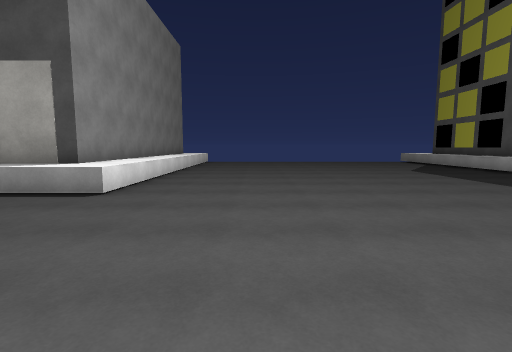
[1] (above)

24 first-person views from a walk through a Unity game level. The camera is 1.4 m above the floor, tilts 6° down and sees 85° across. The floor is counted in squares, 1.8 m on a side. Each view is taken from the middle of a square. On the plan, view 1 faces up. The plan holds only what a view shows up to about 10 squares ahead; the rest is blank. The place goes on beyond the plan. The player character is not drawn. Surface patterns are stand-ins for the level's own textures.

[2]
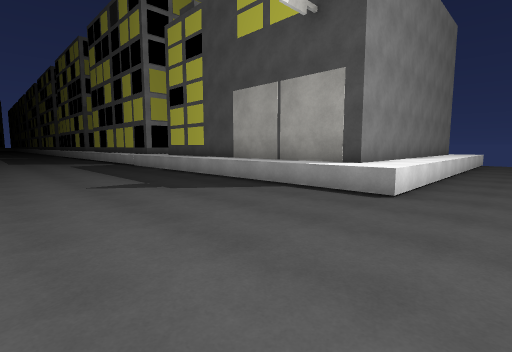

[3]
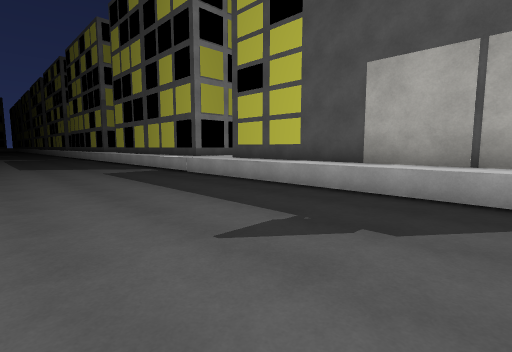

[4]
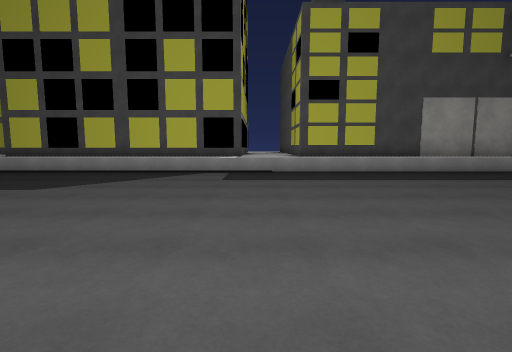

[5]
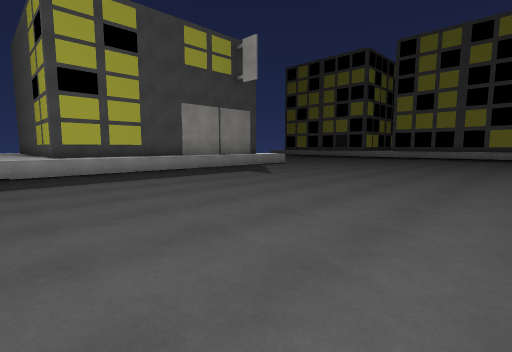

[6]
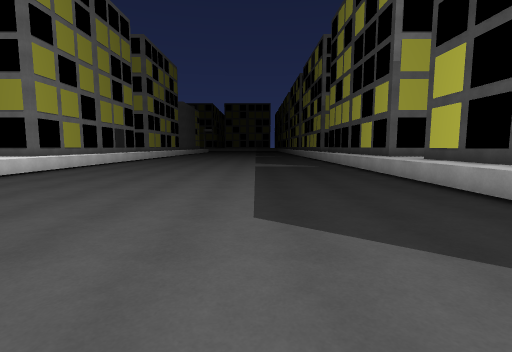

[7]
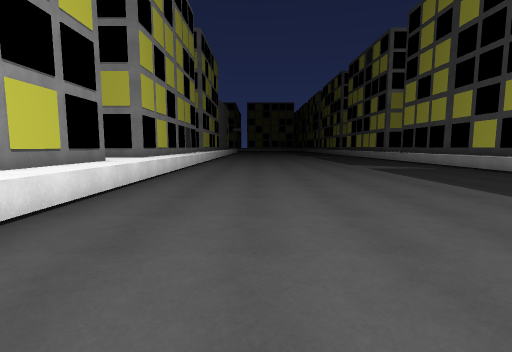

[8]
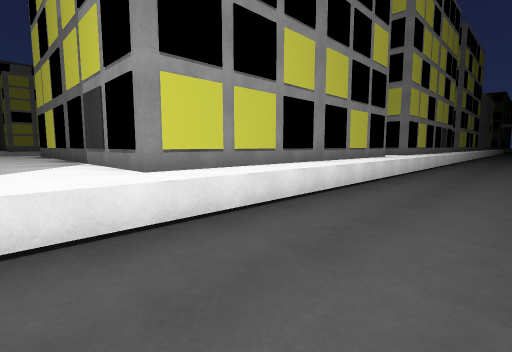

[9]
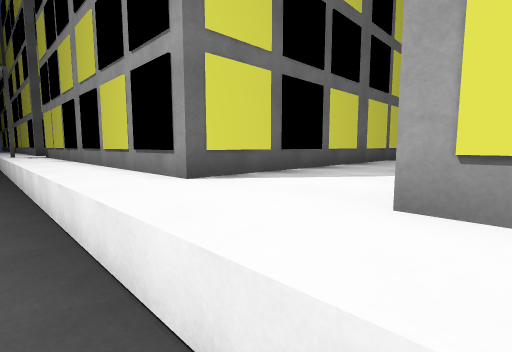

[10]
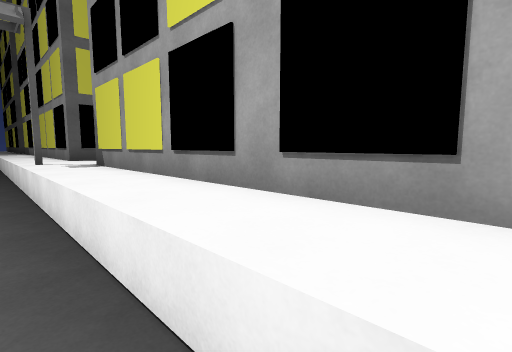

[11]
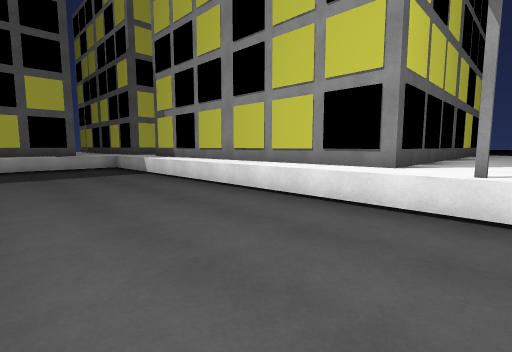

[12]
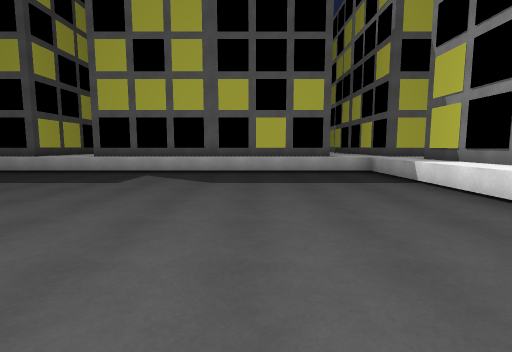

[13]
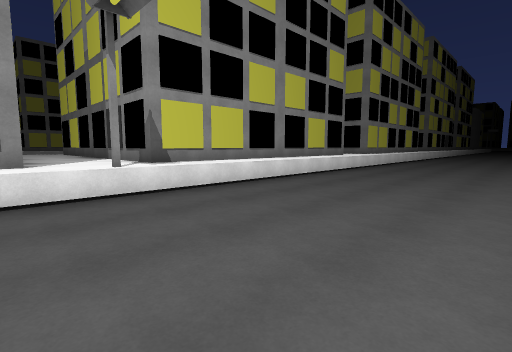

[14]
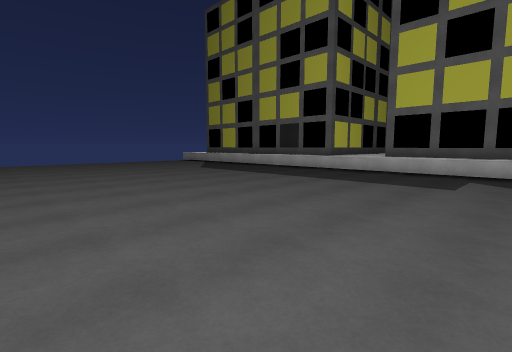

[15]
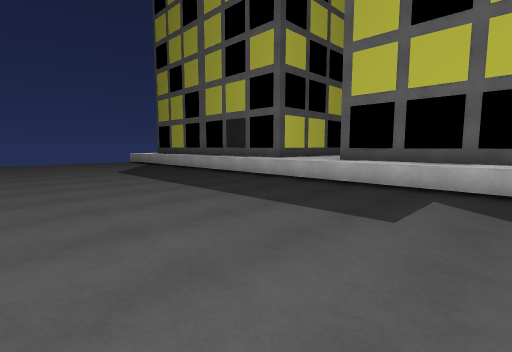

[16]
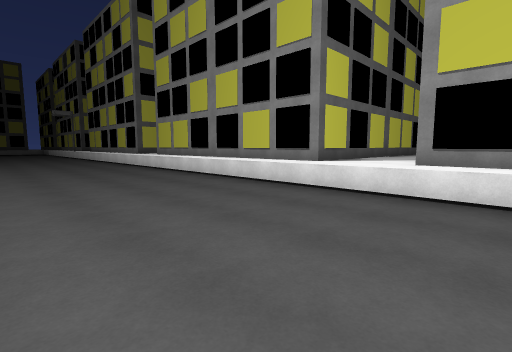

[17]
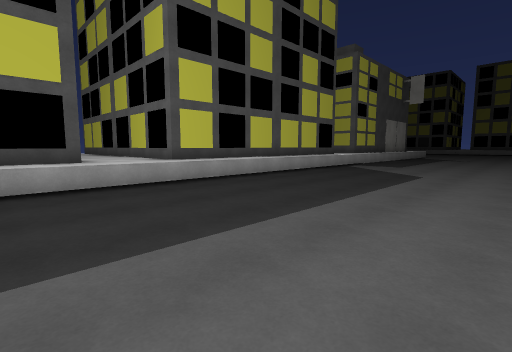

[18]
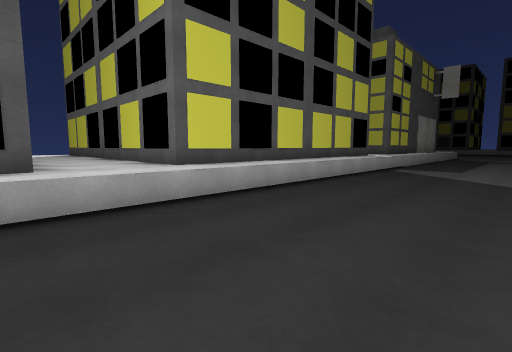

[19]
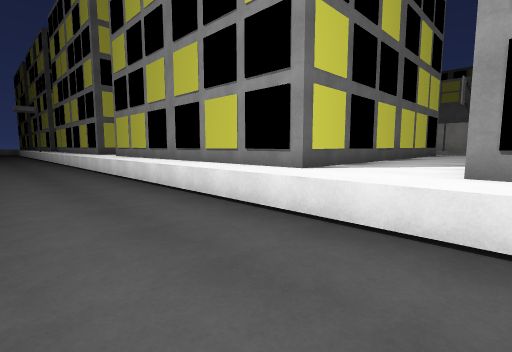

[20]
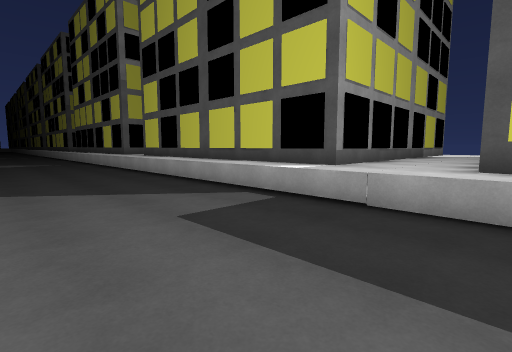

[21]
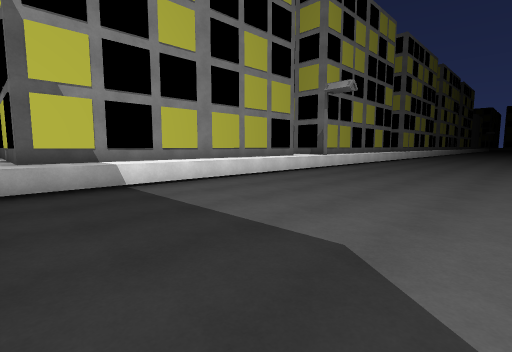

[22]
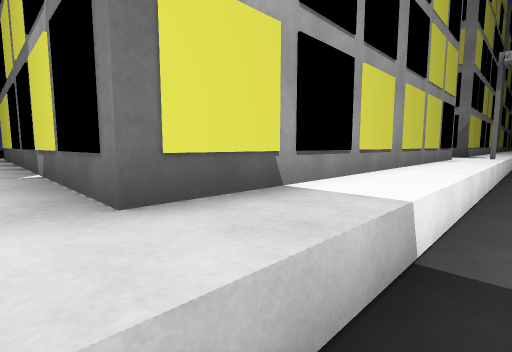

[23]
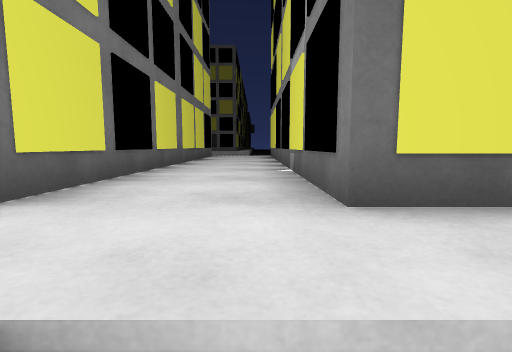

[24]
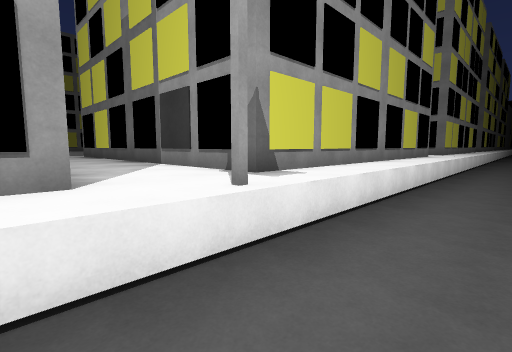

### Floor plan
Key: @ floor where view 1 was taken; . floor; ^ raised ledge; B building; S streetlight.
Columns run from 25 left of view 1 to 8 right of it. Each row starts with its distance up from view 1.
  8   ^^^      ^^BB       B..........^
  7  ^^^^      ^^BB       B..........^
  6 ^^^^^^^^^^^^^BBBBBBBBBB..........^
  5 ^^^^^^^^^^^^^BBBBBBBBBB..........^
  4 .................................^
  3 .................................^
  2 .................................^
  1 .................................^
  0 .........................@.......^
 -1 .................................^
 -2 .................................^
 -3 .................................^
 -4 .................................^
 -5 .................................^
 -6 ^^^^^^^^^^^^^^^^^^^^^^S^^^^^^^^^^^
 -7 ^^^^^^^^^^^^^^^^^^^^^^^^^^^^^^^^^^
 -8  ^^^^      ^^^^      ^^^^      ^^^
 -9   ^^^      ^^^^      ^^^^      ^^^
-10   ^^^      ^^^^      ^^^^      ^^^
-11   ^^^      ^^^^      ^^^^      ^^^
-12   ^^^      ^^^^      ^^^^      ^^^
-13    ^^      ^^ ^      ^^^^      ^^^
-14    ^^      ^^        ^^^^      ^^^
-15    ^^       ^        ^ ^        ^^

Where each view was taken, in squares from view 1:
view 1: 0 up, 0 right, facing up
view 2: 0 up, 1 left, facing up-left
view 3: 0 up, 5 left, facing up-left
view 4: 4 down, 13 left, facing up
view 5: 4 down, 13 left, facing up-right
view 6: 1 up, 14 left, facing left
view 7: 3 down, 15 left, facing left
view 8: 3 down, 12 left, facing down-left
view 9: 5 down, 14 left, facing down-right
view 10: 5 down, 9 left, facing down-right
view 11: 2 down, 3 left, facing down-right
view 12: 2 down, 1 left, facing right
view 13: 1 down, 1 left, facing down-left
view 14: 0 up, 1 left, facing up-right
view 15: 0 up, 2 right, facing up-right
view 16: 1 down, 25 left, facing down-right
view 17: 1 down, 25 left, facing up-right
view 18: 1 up, 24 left, facing up-right
view 19: 3 down, 24 left, facing down-right
view 20: 1 up, 11 left, facing up-left
view 21: 0 up, 7 right, facing down-left
view 22: 5 down, 7 right, facing down-left
view 23: 5 down, 7 right, facing down
view 24: 4 down, 1 left, facing down-left
